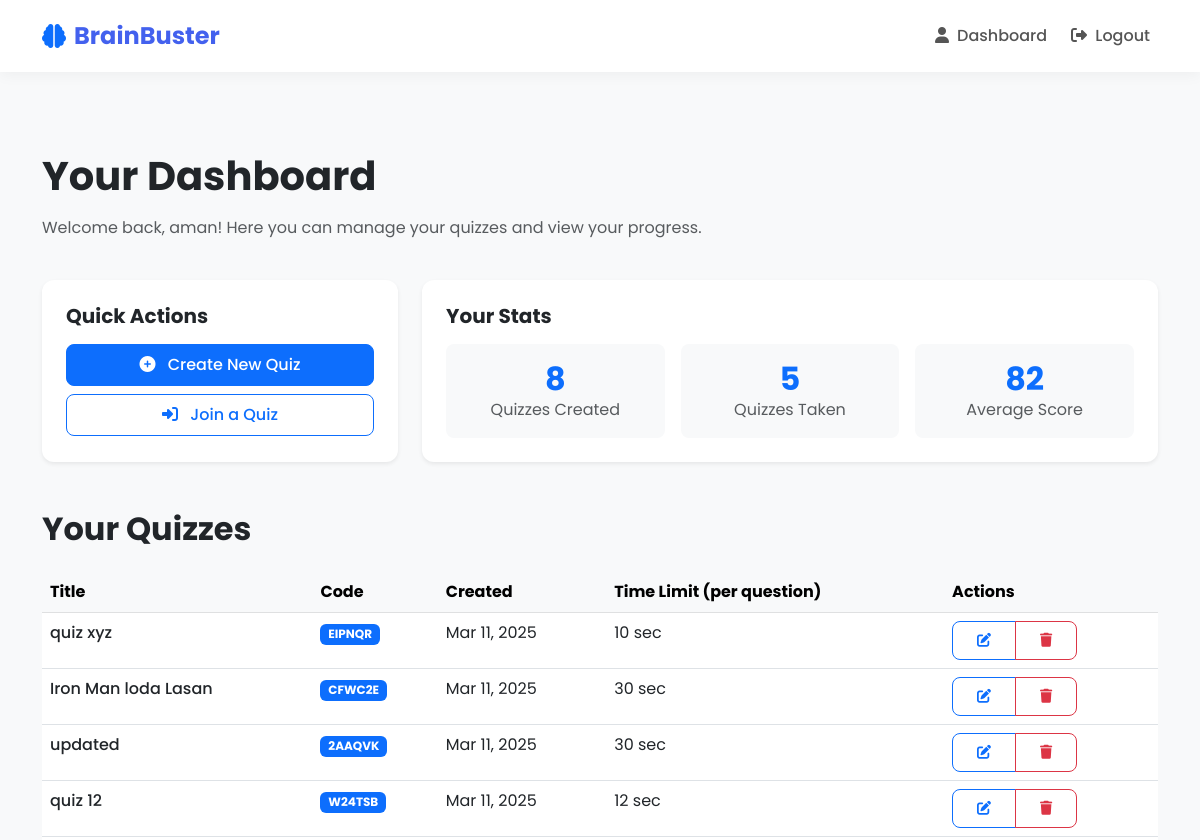
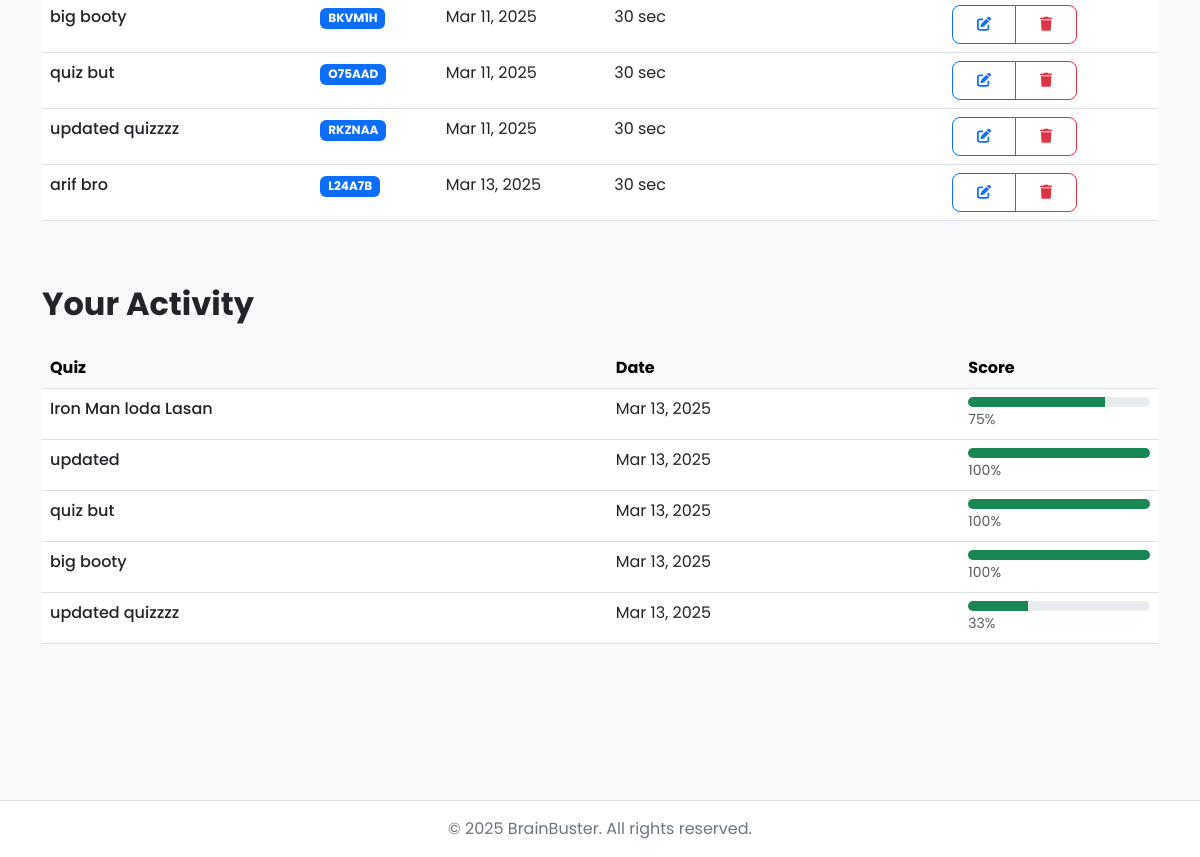
The page /quizzes/ (signed in) on the database as committed earlier (2 pictures, top to bottom).
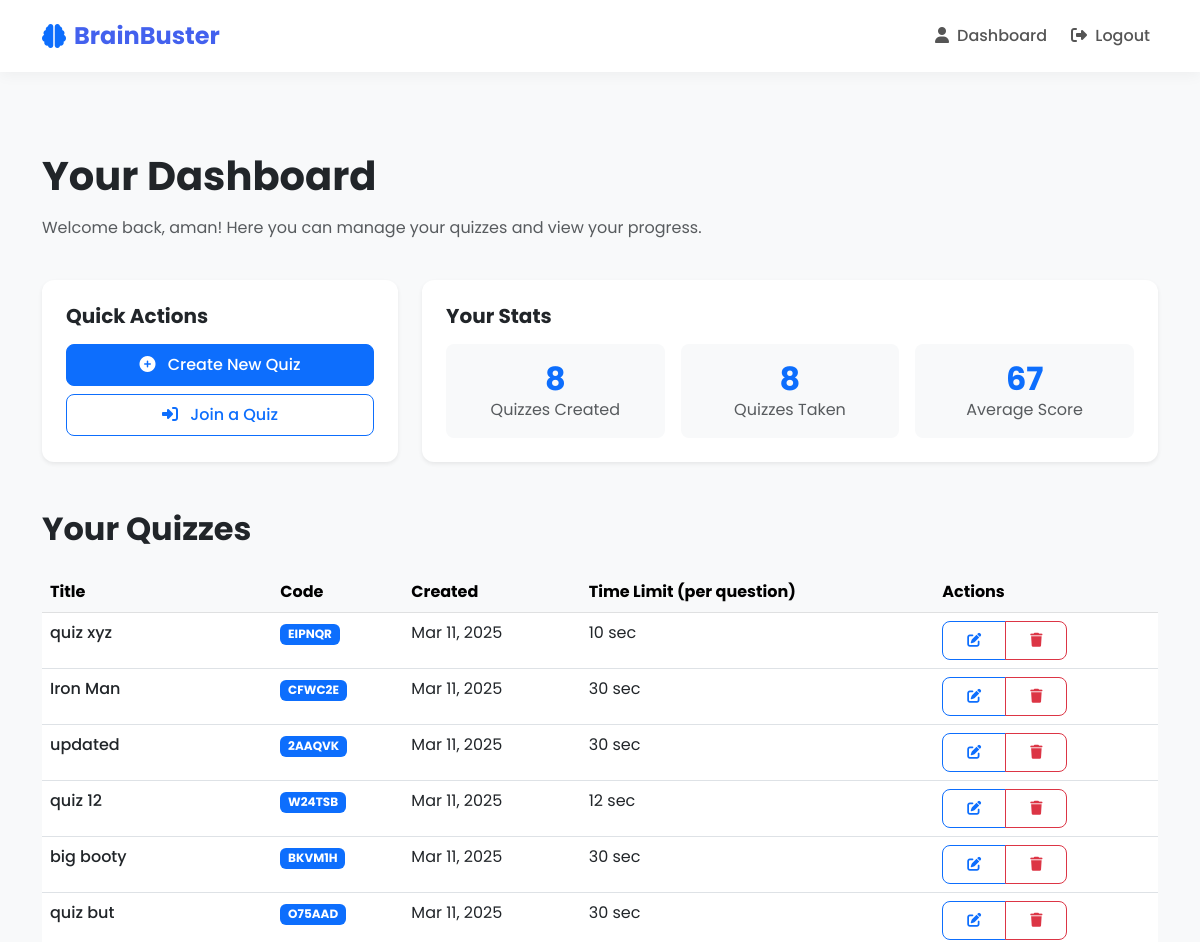
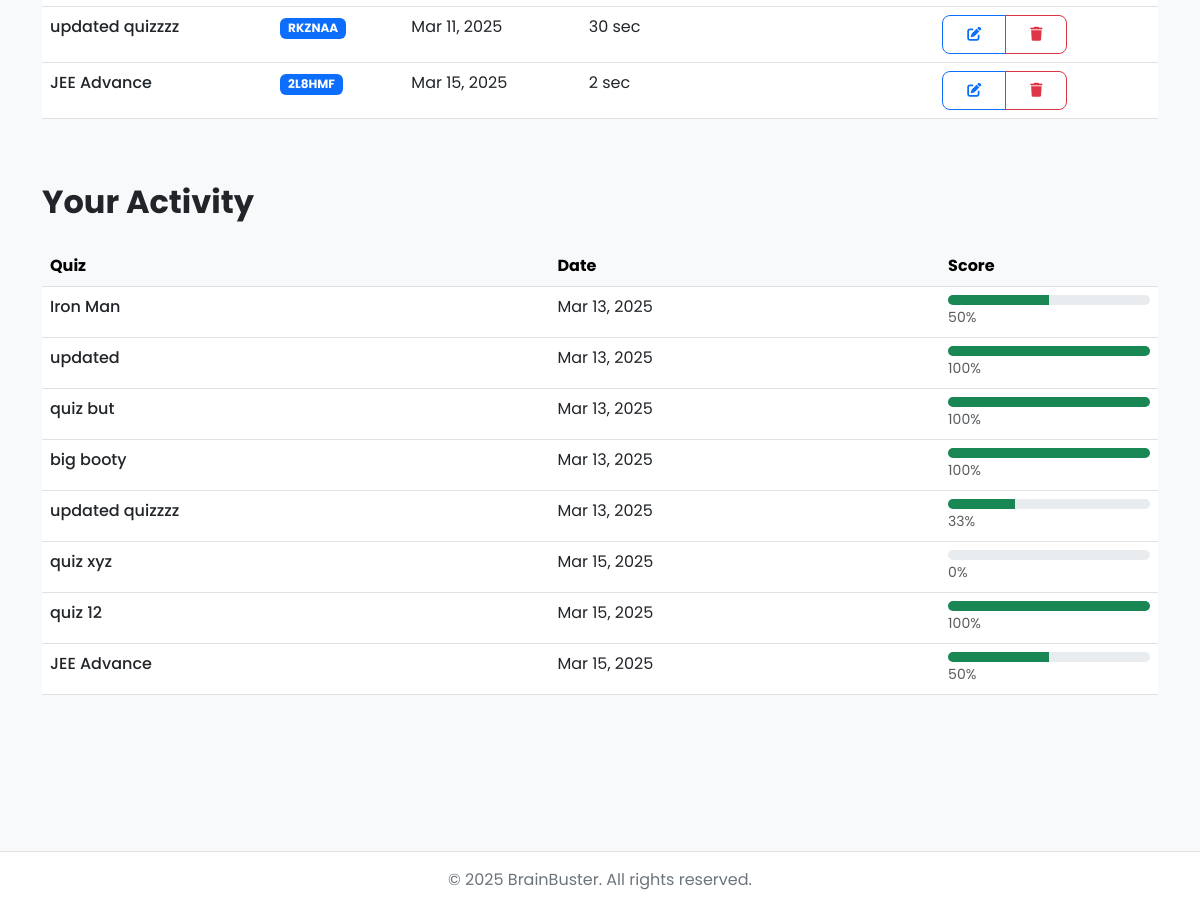
The same page on the database as committed later (2 pictures, top to bottom).
### quizzes/models.py (models this page shows, shortened)
class Quiz(models.Model):
    title = models.CharField(max_length=255)
    description = models.TextField(blank=True, null=True)
    icon = models.CharField(max_length=50, default="question-circle")
    code = models.CharField(max_length=10, unique=True, default=generate_unique_code)
    created_by = models.ForeignKey(User, on_delete=models.CASCADE, related_name='quizzes')
    created_at = models.DateTimeField(auto_now_add=True)
    time_limit_per_question = models.IntegerField(help_text="Time limit in seconds", default=30)

class Participation(models.Model):
    user = models.ForeignKey(User, on_delete=models.CASCADE, related_name='participations')
    quiz = models.ForeignKey(Quiz, on_delete=models.CASCADE, related_name='participations')
    score = models.FloatField(default=0.0)
    submitted_at = models.DateTimeField(auto_now_add=True)
    time_taken = models.IntegerField(default=0, help_text="Total time taken in seconds")
    class Meta:
        unique_together = ('user', 'quiz')

### quizzes/views.py (the view)
# urls.py: path('', views.dashboard, name='quiz_dashboard'),
@login_required
def dashboard(request):
    created_quizzes = Quiz.objects.filter(created_by=request.user)
    participated_quizzes = request.user.participations.all().select_related('quiz')
    total_score = sum(p.score for p in participated_quizzes if p.score is not None)
    total_quizzes = participated_quizzes.count()
    average_score = round(total_score / total_quizzes) if total_quizzes > 0 else 0
    return render(request, 'quizzes/dashboard.html', {
        'created_quizzes': created_quizzes,
        'participated_quizzes': participated_quizzes,
        'average_score': average_score,  # Pass it to the template
    })

### templates/quizzes/dashboard.html (shortened to what this page needs)
{% extends 'base.html' %}
{% block content %}
<div class="container py-5">
    <div class="row mb-4">
        <div class="col-12">
            <h1 class="fw-bold mb-3">Your Dashboard</h1>
            <p class="text-muted">Welcome back, {{ user.username }}! Here you can manage your quizzes and view your progress.</p>
        </div>
    </div>
    <div class="row g-4">
        <div class="col-md-4">
            <div class="card h-100 shadow-sm border-0">
                <div class="card-body p-4">
                    <h5 class="card-title fw-bold mb-3">Quick Actions</h5>
                    <div class="d-grid gap-2">
                        <a href="{% url 'create_quiz' %}" class="btn btn-primary">
                            <i class="fas fa-plus-circle me-2"></i> Create New Quiz
                        </a>
                        <a href="{% url 'join_quiz' %}" class="btn btn-outline-primary">
                            <i class="fas fa-sign-in-alt me-2"></i> Join a Quiz
                        </a>
                    </div>
                </div>
            </div>
        </div>
        <div class="col-md-8">
            <div class="card h-100 shadow-sm border-0">
                <div class="card-body p-4">
                    <h5 class="card-title fw-bold mb-3">Your Stats</h5>
                    <div class="row g-3 text-center">
                        <div class="col-4">
                            <div class="p-3 bg-light rounded-3">
                                <h2 class="text-primary fw-bold mb-0">{{ created_quizzes.count }}</h2>
                                <p class="text-muted mb-0">Quizzes Created</p>
                            </div>
                        </div>
                        <div class="col-4">
                            <div class="p-3 bg-light rounded-3">
                                <h2 class="text-primary fw-bold mb-0">{{ user.participations.count }}</h2>
                                <p class="text-muted mb-0">Quizzes Taken</p>
                            </div>
                        </div>
                        <div class="col-4">
                            <div class="p-3 bg-light rounded-3">
                                <h2 class="text-primary fw-bold mb-0">{{ average_score }}</h2>
                                <p class="text-muted mb-0">Average Score</p>
                            </div>
                        </div>
                    </div>
                </div>
            </div>
        </div>
    </div>
    <div class="row mt-5">
        <div class="col-12">
            <h2 class="fw-bold mb-4">Your Quizzes</h2>
            {% if created_quizzes %}
                <div class="table-responsive">
                    <table class="table table-hover">
                        <thead class="table-light">
                            <tr>
                                <th>Title</th>
                                <th>Code</th>
                                <th>Created</th>
                                <th>Time Limit (per question)</th>
                                <th>Actions</th>
                            </tr>
                        </thead>
                        <tbody>
                            {% for quiz in created_quizzes %}
                            <tr>
                                <td class="fw-medium">{{ quiz.title }}</td>
                                <td><span class="badge bg-primary">{{ quiz.code }}</span></td>
                                <td>{{ quiz.created_at|date:"M d, Y" }}</td>
                                <td>{{ quiz.time_limit_per_question }} sec</td>
                                <td>
                                    <div class="btn-group">
                                        <a href="{% url 'edit_quiz' quiz.id %}" class="btn btn-sm btn-outline-primary">
                                            <i class="fas fa-edit"></i>
                                        </a>
                                        <button type="button" class="btn btn-sm btn-outline-danger delete-quiz-btn"
                                                data-bs-toggle="modal" data-bs-target="#deleteQuizModal"
                                                data-quiz-id="{{ quiz.id }}" data-quiz-title="{{ quiz.title }}">
                                            <i class="fas fa-trash"></i>
                                        </button>
                                    </div>
                                </td>
                            </tr>
                            {% endfor %}
                        </tbody>
                    </table>
                </div>
            {% endif %}
        </div>
    </div>
    <div class="row mt-5">
        <div class="col-12">
            <h2 class="fw-bold mb-4">Your Activity</h2>
            {% if user.participations.all %}
                <div class="table-responsive">
                    <table class="table table-hover">
                        <thead class="table-light">
                            <tr>
                                <th>Quiz</th>
                                <th>Date</th>
                                <th>Score</th>
                            </tr>
                        </thead>
                        <tbody>
                            {% for participation in user.participations.all %}
                            <tr>
                                <td class="fw-medium">{{ participation.quiz.title }}</td>
                                <td>{{ participation.submitted_at|date:"M d, Y" }}</td>
                                <td>
                                    <div class="progress" style="height: 10px;">
                                        <div class="progress-bar bg-success" role="progressbar" style="width: {{ participation.score|floatformat:0 }}%;"
                                            aria-valuenow="{{ participation.score|floatformat:0 }}" aria-valuemin="0" aria-valuemax="100">
                                        </div>
                                    </div>
                                    <small class="text-muted">{{ participation.score|floatformat:0 }}%</small>
                                </td>
                            </tr>
                            {% endfor %}
                        </tbody>
                    </table>
                </div>
            {% endif %}
        </div>
    </div>
</div>
{% endblock %}

### templates/base.html (shortened to what this page needs)
{% load static %}
<!DOCTYPE html>
<html lang="en">
<head>
    <link href="https://cdn.jsdelivr.net/npm/bootstrap@5.3.0/dist/css/bootstrap.min.css" rel="stylesheet">
    <link rel="stylesheet" href="https://cdnjs.cloudflare.com/ajax/libs/font-awesome/6.4.0/css/all.min.css">
    <link rel="stylesheet" href="{% static 'css/style.css' %}">
</head>
<body>
    <nav class="navbar navbar-expand-lg navbar-light sticky-top">
        <div class="container">
            <a class="navbar-brand" href="{% url 'home' %}">
                <i class="fas fa-brain text-primary"></i> BrainBuster
            </a>
            <div class="collapse navbar-collapse" id="navbarNav">
                <ul class="navbar-nav ms-auto">
                    {% if user.is_authenticated %}
                        <li class="nav-item me-2">
                            <a class="nav-link" href="{% url 'dashboard' %}">
                                <i class="fas fa-user me-1"></i> Dashboard
                            </a>
                        </li>
                        <li class="nav-item">
                            <a class="nav-link" href="{% url 'logout' %}">
                                <i class="fas fa-sign-out-alt me-1"></i> Logout
                            </a>
                        </li>
                    {% endif %}
                </ul>
            </div>
        </div>
    </nav>
    <div class="content-wrapper">
        {% block content %}
        {% endblock %}
    </div>
    <footer>
        <div class="container">
            <p class="mb-0">&copy; 2025 BrainBuster. All rights reserved.</p>
        </div>
    </footer>
    <div class="toast-container position-fixed bottom-0 end-0 p-3">
    </div>
</body>
</html>

### static/css/style.css (style rules this page uses)
:root { --primary: #4361ee; --secondary: #3f37c9; --accent: #4cc9f0; --light: #f8f9fa; --dark: #212529; --success: #4ade80; --warning: #fbbf24; --danger: #f87171; --info: #60a5fa; }
body { font-family: 'Poppins', sans-serif; background-color: #f8f9fa; color: var(--dark); min-height: 100vh; display: flex; flex-direction: column; }
.navbar { padding: 0.8rem 1.5rem; background-color: #ffffff; box-shadow: 0 2px 15px rgba(0, 0, 0, 0.05); }
.navbar-brand { font-weight: 700; color: var(--primary) !important; font-size: 1.5rem; display: flex; align-items: center; gap: 0.5rem; }
.nav-link { color: #555 !important; font-weight: 500; font-size: 1rem; padding: 0.5rem 1rem; border-radius: 6px; transition: all 0.2s ease; }
.content-wrapper { flex: 1; padding: 2rem 0; margin-bottom: 60px; }
footer { background-color: #ffffff; padding: 1rem 0; color: #6c757d; border-top: 1px solid #e0e0e0; text-align: center; width: 100%; }
.card { border-radius: 12px; border: none; box-shadow: 0 5px 15px rgba(0, 0, 0, 0.05); transition: transform 0.3s ease, box-shadow 0.3s ease; }
.btn { border-radius: 8px; padding: 0.5rem 1.5rem; font-weight: 500; transition: all 0.3s ease; }

### templates/base.html (style rules this page uses)
.bg-success { background-color: #198754 !important; color: white; }

Rows that differ between the two databases and show on the page:
removed Quiz: title "arif bro", code "L24A7B", created_at "Mar 13, 2025", time_limit_per_question "30"
changed Quiz "CFWC2E": title "Iron Man loda Lasan" → "Iron Man"
added Quiz: title "JEE Advance", code "2L8HMF", created_at "Mar 15, 2025", time_limit_per_question "2"
changed Participation: quiz "Iron Man loda Lasan" → "Iron Man"; score "75" → "50"
added Participation: quiz "quiz xyz", submitted_at "Mar 15, 2025", score "0"
added Participation: quiz "quiz 12", submitted_at "Mar 15, 2025", score "100"
added Participation: quiz "JEE Advance", submitted_at "Mar 15, 2025", score "50"
Other text that changed with them:
{{ user.participations.count }}: "5" → "8"
{{ average_score }}: "82" → "67"
